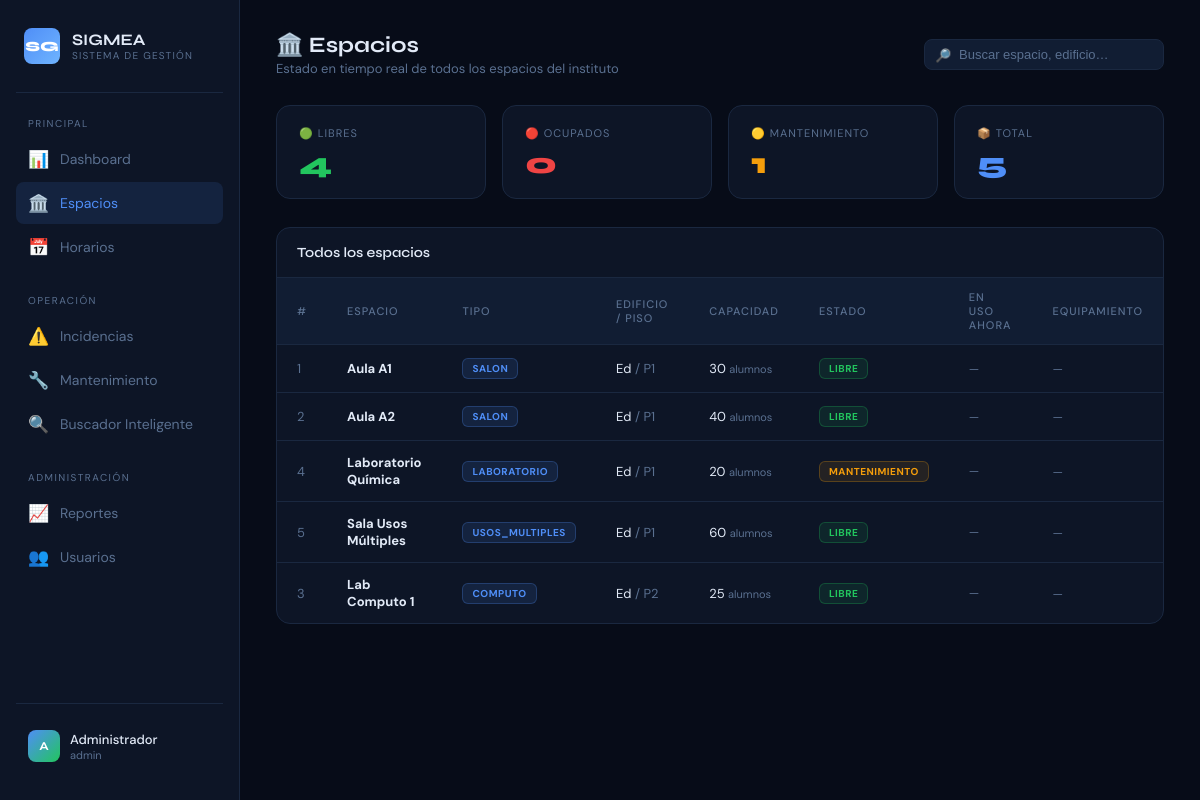
The app's page /espacios.php with its own data.
### tables this page shows
CREATE TABLE `espacios` (
  `id` int(10) UNSIGNED NOT NULL,
  `nombre` varchar(30) NOT NULL,
  `tipo` enum('salon','laboratorio','computo','usos_multiples') NOT NULL,
  `capacidad` smallint(5) UNSIGNED NOT NULL,
  `edificio` char(2) NOT NULL,
  `piso` tinyint(3) UNSIGNED NOT NULL DEFAULT 1,
  `equipamiento` longtext NOT NULL DEFAULT '[]' CHECK (json_valid(`equipamiento`)),
  `estado` enum('disponible','mantenimiento') NOT NULL DEFAULT 'disponible',
  `created_at` timestamp NOT NULL DEFAULT current_timestamp(),
  `updated_at` timestamp NOT NULL DEFAULT current_timestamp() ON UPDATE current_timestamp()
);

### espacios.php (the view, shortened to what this page needs)
<?php
$dbHost = 'localhost'; $dbPort = '3308'; $dbName = 'sigmea';
$dbUser = 'root';      $dbPass = '';
$espacios = []; $dbError = null;
try {
    $pdo = new PDO("mysql:host=$dbHost;port=$dbPort;dbname=$dbName;charset=utf8mb4", $dbUser, $dbPass, [
        PDO::ATTR_ERRMODE            => PDO::ERRMODE_EXCEPTION,
        PDO::ATTR_DEFAULT_FETCH_MODE => PDO::FETCH_ASSOC,
    ]);
    $espacios = $pdo->query('
        SELECT
            e.id, e.nombre, e.tipo, e.capacidad, e.edificio, e.piso,
            e.equipamiento, e.estado,
            h.materia, h.grupo,
            u.nombre AS docente,
            TIME_FORMAT(h.hora_inicio, "%H:%i") AS hora_inicio,
            TIME_FORMAT(h.hora_fin,    "%H:%i") AS hora_fin
        FROM espacios e
        LEFT JOIN horarios h ON (
            h.espacio_id = e.id
            AND h.dia_semana = DAYNAME(NOW())
            AND h.hora_inicio <= TIME(NOW())
            AND h.hora_fin    >= TIME(NOW())
            AND h.fecha_inicio_vigencia <= CURDATE()
            AND h.fecha_fin_vigencia    >= CURDATE()
        )
        LEFT JOIN usuarios u ON u.id = h.docente_id
        ORDER BY e.edificio, e.piso, e.nombre
    ')->fetchAll();
    $kpi = ['libres' => 0, 'ocupados' => 0, 'mantenimiento' => 0, 'total' => count($espacios)];
    foreach ($espacios as &$e) {
        if ($e['estado'] === 'mantenimiento') {
            $kpi['mantenimiento']++;
        } elseif (!empty($e['materia'])) {
            $e['estado_real'] = 'ocupado';
            $kpi['ocupados']++;
        } else {
            $kpi['libres']++;
        }
    }
} catch (PDOException $ex) {
    $dbError = $ex->getMessage();
}
?>
<!DOCTYPE html>
<html lang="es">
<head>
</head>
<body>
<aside class="sidebar">
    <div class="brand">
        <div class="brand-icon">SG</div>
        <div><div class="brand-name">SIGMEA</div><div class="brand-sub">Sistema de Gestión</div></div>
    </div>
    <nav class="nav-section">
        <div class="nav-label">Principal</div>
        <a class="nav-item" href="dashboard.php"><span class="ico">📊</span> Dashboard</a>
        <a class="nav-item active" href="espacios.php"><span class="ico">🏛️</span> Espacios</a>
        <a class="nav-item" href="horarios.php"><span class="ico">📅</span> Horarios</a>
    </nav>
    <nav class="nav-section">
        <div class="nav-label">Operación</div>
        <a class="nav-item" href="incidencias.php"><span class="ico">⚠️</span> Incidencias</a>
        <a class="nav-item" href="mantenimiento.php"><span class="ico">🔧</span> Mantenimiento</a>
        <a class="nav-item" href="buscador.php"><span class="ico">🔍</span> Buscador Inteligente</a>
    </nav>
    <nav class="nav-section">
        <div class="nav-label">Administración</div>
        <a class="nav-item" href="reportes.php"><span class="ico">📈</span> Reportes</a>
        <a class="nav-item" href="usuarios.php"><span class="ico">👥</span> Usuarios</a>
    </nav>
    <div class="sidebar-footer">
        <div class="user-chip">
            <div class="avatar">A</div>
            <div><div style="font-size:13px;font-weight:500">Administrador</div><div style="font-size:11px;color:var(--muted)">admin</div></div>
        </div>
    </div>
</aside>
<main class="main">
    <div class="topbar">
        <div>
            <h1 class="page-title">🏛️ Espacios</h1>
            <p class="page-sub">Estado en tiempo real de todos los espacios del instituto</p>
        </div>
        <div class="search-box">
            <span class="search-ico">🔎</span>
            <input type="text" id="searchInput" placeholder="Buscar espacio, edificio…" oninput="filterTable(this.value)">
        </div>
    </div>
    <?php if (!$dbError): ?>
    <div class="kpi-grid">
        <div class="kpi-card libre">
            <div class="kpi-label">🟢 Libres</div>
            <div class="kpi-value"><?= $kpi['libres'] ?></div>
        </div>
        <div class="kpi-card ocupado">
            <div class="kpi-label">🔴 Ocupados</div>
            <div class="kpi-value"><?= $kpi['ocupados'] ?></div>
        </div>
        <div class="kpi-card mant">
            <div class="kpi-label">🟡 Mantenimiento</div>
            <div class="kpi-value"><?= $kpi['mantenimiento'] ?></div>
        </div>
        <div class="kpi-card total">
            <div class="kpi-label">📦 Total</div>
            <div class="kpi-value"><?= $kpi['total'] ?></div>
        </div>
    </div>
    <?php endif; ?>
    <div class="table-wrap">
        <div class="table-header">
            <div class="table-title">Todos los espacios</div>
        </div>
        <?php if (empty($espacios)): ?>
        <div class="empty-state">
            <div class="ico">🏛️</div>
            <p>No hay espacios registrados en la base de datos.</p>
        </div>
        <?php else: ?>
        <table id="mainTable">
            <thead>
                <tr>
                    <th>#</th>
                    <th>Espacio</th>
                    <th>Tipo</th>
                    <th>Edificio / Piso</th>
                    <th>Capacidad</th>
                    <th>Estado</th>
                    <th>En uso ahora</th>
                    <th>Equipamiento</th>
                </tr>
            </thead>
            <tbody>
            <?php foreach ($espacios as $e): ?>
            <tr>
                <td style="color:var(--muted)"><?= $e['id'] ?></td>
                <td><strong><?= htmlspecialchars($e['nombre']) ?></strong></td>
                <td><span class="badge badge-tipo"><?= htmlspecialchars($e['tipo']) ?></span></td>
                <td><?= htmlspecialchars($e['edificio']) ?> <span style="color:var(--muted)">/ P<?= $e['piso'] ?></span></td>
                <td><?= $e['capacidad'] ?> <span style="color:var(--muted);font-size:11px">alumnos</span></td>
                <td>
                    <?php if ($e['estado_real'] === 'libre'): ?>
                        <span class="badge badge-libre">Libre</span>
                    <?php elseif ($e['estado_real'] === 'ocupado'): ?>
                        <span class="badge badge-ocupado">Ocupado</span>
                    <?php else: ?>
                        <span class="badge badge-mantenimiento">Mantenimiento</span>
                    <?php endif; ?>
                </td>
                <td style="font-size:12px">
                    <?php if (!empty($e['materia'])): ?>
                        <strong><?= htmlspecialchars($e['materia']) ?></strong><br>
                        <span style="color:var(--muted)"><?= htmlspecialchars($e['grupo']) ?> · <?= $e['hora_inicio'] ?>–<?= $e['hora_fin'] ?></span><br>
                        <span style="color:var(--muted)"><?= htmlspecialchars($e['docente'] ?? '') ?></span>
                    <?php else: ?>
                        <span style="color:var(--muted)">—</span>
                    <?php endif; ?>
                </td>
                <td>
                    <?php if (!empty($e['equipamiento'])): ?>
                        <?php foreach ($e['equipamiento'] as $eq): ?>
                            <span class="equip-tag"><?= htmlspecialchars($eq) ?></span>
                        <?php endforeach; ?>
                    <?php else: ?>
                        <span style="color:var(--muted);font-size:12px">—</span>
                    <?php endif; ?>
                </td>
            </tr>
            <?php endforeach; ?>
            </tbody>
        </table>
        <?php endif; ?>
    </div>
</main>
</body>
</html>

### records on screen
espacios: id "1", nombre "Aula A1", tipo "SALON", edificio "Ed", piso "1", capacidad "30", shows "LIBRE"
espacios: id "2", nombre "Aula A2", tipo "SALON", edificio "Ed", piso "1", capacidad "40", shows "LIBRE"
espacios: id "4", nombre "Laboratorio Química", tipo "LABORATORIO", edificio "Ed", piso "1", capacidad "20", estado "MANTENIMIENTO"
espacios: id "5", nombre "Sala Usos Múltiples", tipo "USOS_MULTIPLES", edificio "Ed", piso "1", capacidad "60", shows "LIBRE"
espacios: id "3", nombre "Lab Computo 1", tipo "COMPUTO", edificio "Ed", piso "2", capacidad "25", shows "LIBRE"

### other values on screen
$kpi['libres'] "4"
$kpi['ocupados'] "0"
$kpi['mantenimiento'] "1"
$kpi['total'] "5"
